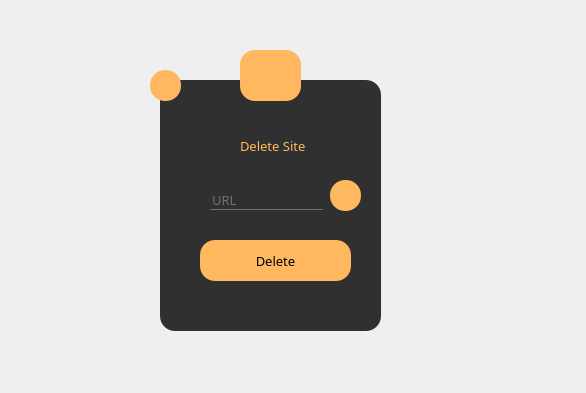
<?xml version="1.0" encoding="UTF-8"?>
<ui version="4.0">
 <class>Dialog</class>
 <widget class="QDialog" name="Dialog">
  <property name="geometry">
   <rect>
    <x>0</x>
    <y>0</y>
    <width>586</width>
    <height>393</height>
   </rect>
  </property>
  <property name="windowTitle">
   <string>Dialog</string>
  </property>
  <property name="styleSheet">
   <string notr="true">*{
	font-family:century gothic;
	font-size:13px;
}
QDialog{
	background-image: url(:/pref0/images/InterfaceChoisie.jpeg);
}

QFrame
{
	background:rgba(0,0,0,0.8);
	border-radius:15px;
}
QPushButton
{
background: #ffb860;
border-radius:15px;
}
QToolButton
{
background: #ffb860;
border-radius:15px;
}
QToolButton
{
background: #ffb860;
border-radius:15px;
}
QLabel
{
	color:#ffb860;
	background:transparent;
}
QLineEdit
{
background:transparent;
border:none;
color:#717072;
border-bottom:1px solid #717072;
}
</string>
  </property>
  <widget class="QFrame" name="frame">
   <property name="geometry">
    <rect>
     <x>160</x>
     <y>80</y>
     <width>221</width>
     <height>251</height>
    </rect>
   </property>
   <property name="frameShape">
    <enum>QFrame::StyledPanel</enum>
   </property>
   <property name="frameShadow">
    <enum>QFrame::Raised</enum>
   </property>
   <widget class="QLabel" name="label">
    <property name="geometry">
     <rect>
      <x>80</x>
      <y>50</y>
      <width>81</width>
      <height>31</height>
     </rect>
    </property>
    <property name="text">
     <string>Delete Site</string>
    </property>
   </widget>
   <widget class="QToolButton" name="toolButton">
    <property name="geometry">
     <rect>
      <x>40</x>
      <y>160</y>
      <width>151</width>
      <height>41</height>
     </rect>
    </property>
    <property name="text">
     <string>Delete</string>
    </property>
   </widget>
   <widget class="QLineEdit" name="lineEdit">
    <property name="geometry">
     <rect>
      <x>50</x>
      <y>110</y>
      <width>113</width>
      <height>20</height>
     </rect>
    </property>
    <property name="text">
     <string>URL</string>
    </property>
   </widget>
   <widget class="QPushButton" name="pushButton_2">
    <property name="geometry">
     <rect>
      <x>170</x>
      <y>100</y>
      <width>31</width>
      <height>31</height>
     </rect>
    </property>
    <property name="text">
     <string/>
    </property>
    <property name="icon">
     <iconset resource="images1.qrc">
      <normaloff>:/pref1/images/SearchIcon.jpeg</normaloff>:/pref1/images/SearchIcon.jpeg</iconset>
    </property>
    <property name="iconSize">
     <size>
      <width>20</width>
      <height>64</height>
     </size>
    </property>
   </widget>
  </widget>
  <widget class="QPushButton" name="pushButton">
   <property name="geometry">
    <rect>
     <x>240</x>
     <y>50</y>
     <width>61</width>
     <height>51</height>
    </rect>
   </property>
   <property name="text">
    <string/>
   </property>
   <property name="icon">
    <iconset resource="images1.qrc">
     <normaloff>:/pref1/images/DeleteIcon.jpeg</normaloff>:/pref1/images/DeleteIcon.jpeg</iconset>
   </property>
   <property name="iconSize">
    <size>
     <width>20</width>
     <height>64</height>
    </size>
   </property>
  </widget>
  <widget class="QToolButton" name="toolButton_2">
   <property name="geometry">
    <rect>
     <x>150</x>
     <y>70</y>
     <width>31</width>
     <height>31</height>
    </rect>
   </property>
   <property name="text">
    <string/>
   </property>
   <property name="icon">
    <iconset resource="images1.qrc">
     <normaloff>:/pref1/images/HomeIcon.jpeg</normaloff>:/pref1/images/HomeIcon.jpeg</iconset>
   </property>
  </widget>
 </widget>
 <resources>
  <include location="images1.qrc"/>
 </resources>
 <connections/>
</ui>
